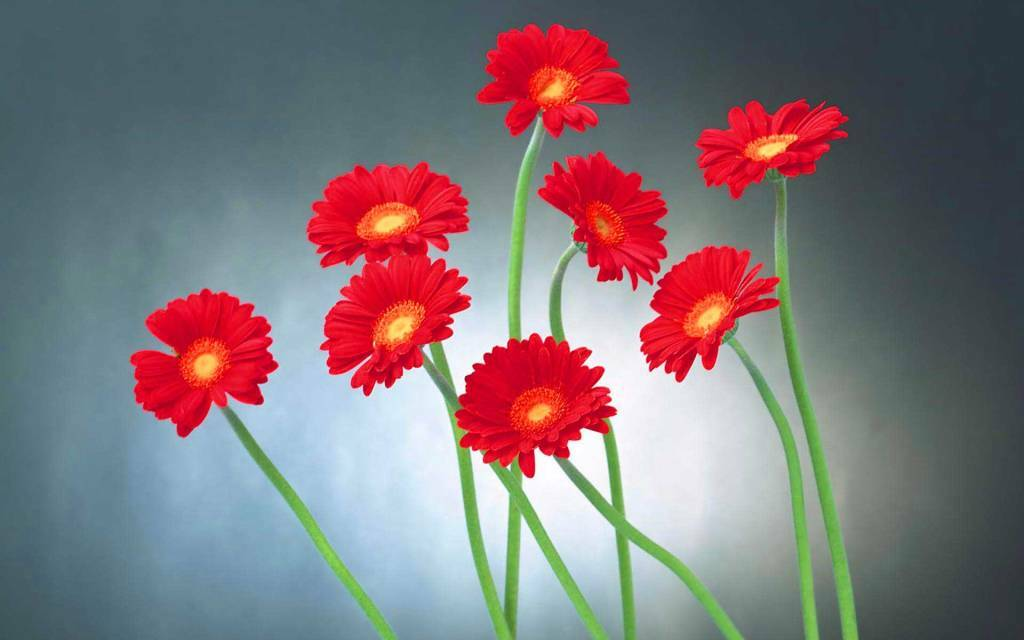
#> input picture opencv/my_image.jpg, 1024 x 640 px
$ python image_trasformation.py
#> lines starting #> are read from the running program, lines starting #| are printed output that depends on the picture
#!/usr/bin/python3
import cv2
import numpy as np

pic = cv2.imread("my_image.jpg")
#> pic is the input picture: shape (640, 1024, 3); mean B, G, R 120.7, 116.5, 128.7

cols = pic.shape[1]
#> cols = 1024
rows = pic.shape[0]
#> rows = 640

#creating 2-d array of float elements.

#left transformation of image
#M = np.float32([[1, 0 , -150], [0, 1, -70]])


#right transformation of image
M = np.float32([[1, 0 , 150], [0, 1, 70]])

shifted = cv2.warpAffine(pic, M, (cols, rows))
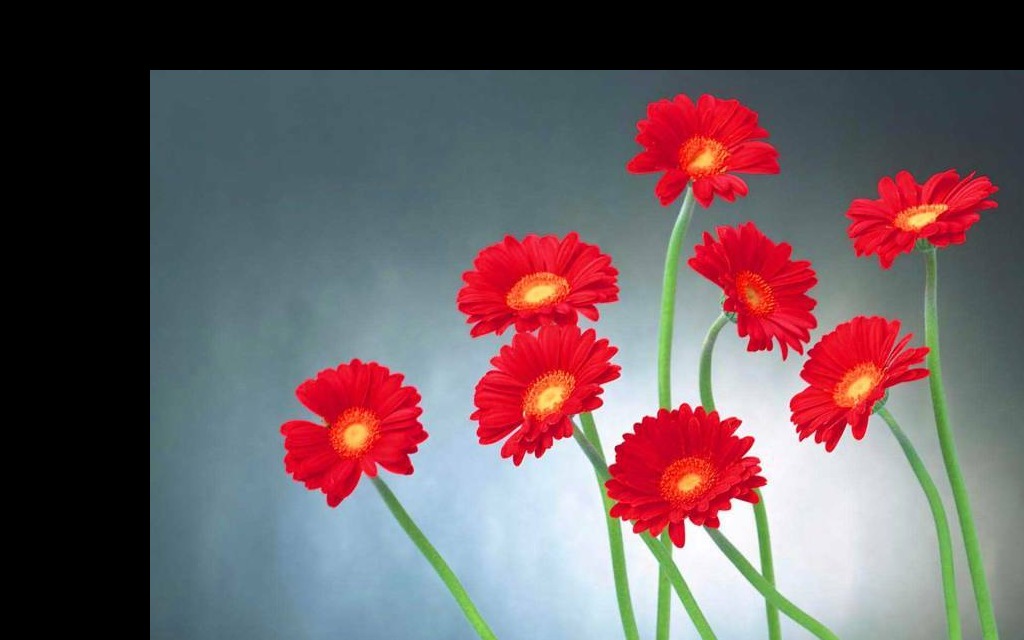
#> shifted: shape (640, 1024, 3); mean B, G, R 96.2, 92.1, 108.5
cv2.imshow("shifted", shifted)

cv2.waitKey(0)
cv2.destroyAllWindows()


color = (20, 200, 200)
thickness = 1

$ run again, with opencv/3_faces.png saved as opencv/my_image.jpg
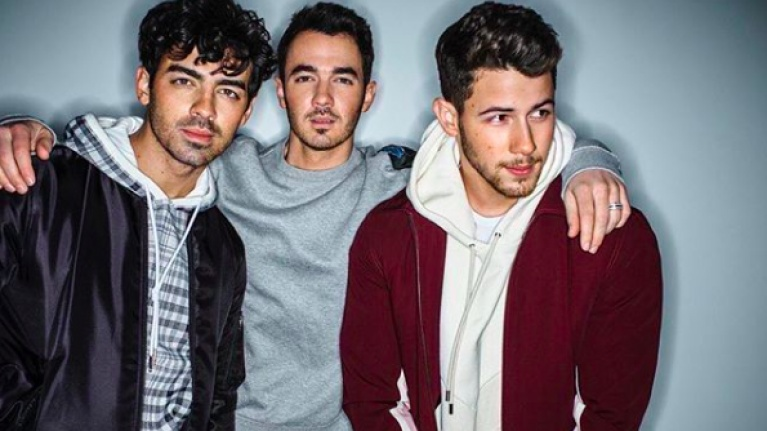
#> input picture opencv/3_faces.png, 767 x 431 px
#> pic is the input picture: shape (431, 767, 3); mean B, G, R 115.7, 109.6, 117.4
#> `shifted = cv2.warpAffine(pic, M, (cols, rows))`:
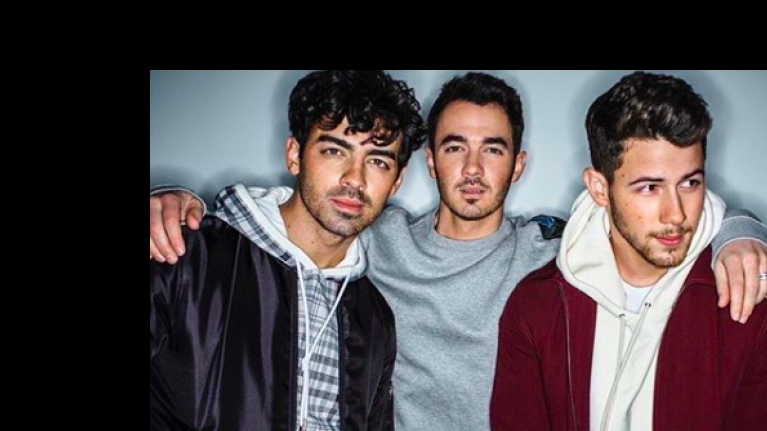
#> shifted: shape (431, 767, 3); mean B, G, R 75.6, 72.9, 81.2
